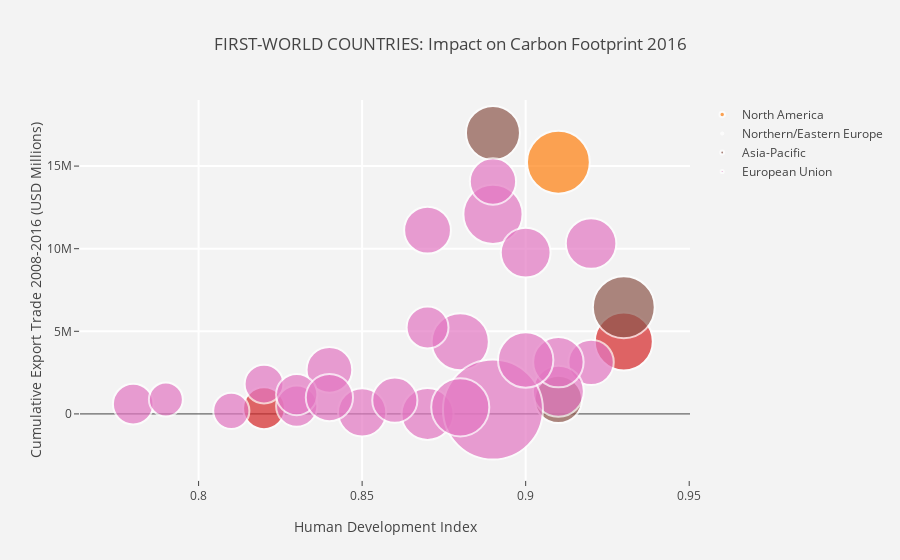

The notebook cell saved with this chart:
### Code cell
import plotly.plotly as py
import plotly.graph_objs as go
from plotly.offline import init_notebook_mode, iplot
init_notebook_mode(connected=True)
import pandas as pd
import math

df_2007 = FIRST_WORLD
df_2007['HDI'].fillna(0, inplace=True)
df_2007['ExpTrade_Mill'].fillna(0, inplace=True)
df_2007['Total Ecological Footprint'].fillna(0, inplace=True)
df_2007['GDP per Capita'].fillna(0, inplace=True)
df_2007["Population (millions)"].fillna(0, inplace=True)
df_2007["Carbon Footprint"].fillna(0, inplace=True)

#slope = 2.666051223553066e-05
hover_text = []
bubble_size = []

for index, row in df_2007.iterrows(): # each row of the df_2007 will be referenced
    hover_text.append(('Country: {country}<br>'+
                      'Total Ecological Footprint: {EcoFoot}<br>'+
                      'GDP per capita: {gdp}<br>'+
                      'Population (Millions): {pop}<br>'+
                      'Year: {year}').format(country=row['Country'],
                                            EcoFoot=row['Total Ecological Footprint'],
                                            gdp=row['GDP per Capita'],
                                            pop=row["Population (millions)"],
                                            year='2016'))
    #bubble_size.append(math.sqrt(row["Population (millions)"]*slope))
    bubble_size.append(row["Carbon Footprint"])

df_2007['text'] = hover_text
df_2007['size'] = bubble_size
sizeref = 2.*max(df_2007['size'])/(100**2)

trace0 = go.Scatter(
    x=df_2007['HDI'][df_2007['Region'] == 'Africa'],
    y=df_2007['ExpTrade_Mill'][df_2007['Region'] == 'Africa'],
    mode='markers',
    name='Africa',
    text=df_2007['text'][df_2007['Region'] == 'Africa'],
    marker=dict(
        symbol='circle',
        sizemode='area',
        sizeref=sizeref,
        size=df_2007['size'][df_2007['Region'] == 'Africa'],
        line=dict(
            width=2
        ),
    )
)
trace1 = go.Scatter(
    x=df_2007['HDI'][df_2007['Region'] == 'North America'],
    y=df_2007['ExpTrade_Mill'][df_2007['Region'] == 'North America'],
    mode='markers',
    name='North America',
    text=df_2007['text'][df_2007['Region'] == 'North America'],
    marker=dict(
        sizemode='area',
        sizeref=sizeref,
        size=df_2007['size'][df_2007['Region'] == 'North America'],
        line=dict(
            width=2
        ),
    )
)
trace2 = go.Scatter(
    x=df_2007['HDI'][df_2007['Region'] == 'Middle East/Central Asia'],
    y=df_2007['ExpTrade_Mill'][df_2007['Region'] == 'Middle East/Central Asia'],
    mode='markers',
    name='Middle East/Central Asia',
    text=df_2007['text'][df_2007['Region'] == 'Middle East/Central Asia'],
    marker=dict(
        sizemode='area',
        sizeref=sizeref,
        size=df_2007['size'][df_2007['Region'] == 'Middle East/Central Asia'],
        line=dict(
            width=2
        ),
    )
)
trace3 = go.Scatter(
    x=df_2007['HDI'][df_2007['Region'] == 'Northern/Eastern Europe'],
    y=df_2007['ExpTrade_Mill'][df_2007['Region'] == 'Northern/Eastern Europe'],
    mode='markers',
    name='Northern/Eastern Europe',
    text=df_2007['text'][df_2007['Region'] == 'Northern/Eastern Europe'],
    marker=dict(
        sizemode='area',
        sizeref=sizeref,
        size=df_2007['size'][df_2007['Region'] == 'Northern/Eastern Europe'],
        line=dict(
            width=2
        ),
    )
)
trace4 = go.Scatter(
    x=df_2007['HDI'][df_2007['Region'] == 'Latin America'],
    y=df_2007['ExpTrade_Mill'][df_2007['Region'] == 'Latin America'],
    mode='markers',
    name='Latin America',
    text=df_2007['text'][df_2007['Region'] == 'Latin America'],
    marker=dict(
        sizemode='area',
        sizeref=sizeref,
        size=df_2007['size'][df_2007['Region'] == 'Latin America'],
        line=dict(
            width=2
        ),
    )
)

trace5 = go.Scatter(
    x=df_2007['HDI'][df_2007['Region'] == 'Asia-Pacific'],
    y=df_2007['ExpTrade_Mill'][df_2007['Region'] == 'Asia-Pacific'],
    mode='markers',
    name='Asia-Pacific',
    text=df_2007['text'][df_2007['Region'] == 'Asia-Pacific'],
    marker=dict(
        sizemode='area',
        sizeref=sizeref,
        size=df_2007['size'][df_2007['Region'] == 'Asia-Pacific'],
        line=dict(
            width=2
        ),
    )
)

trace6 = go.Scatter(
     x=df_2007['HDI'][df_2007['Region'] == 'European Union'],
    y=df_2007['ExpTrade_Mill'][df_2007['Region'] == 'European Union'],
    mode='markers',
    name='European Union',
    text=df_2007['text'][df_2007['Region'] == 'European Union'],
    marker=dict(
        sizemode='area',
        sizeref=sizeref,
        size=df_2007['size'][df_2007['Region'] == 'European Union'],
        line=dict(
            width=2
        ),
    )
)
                      
trace7 = go.Scatter(
    x=df_2007['HDI'][df_2007['Region'] == 'nan'],
    y=df_2007['ExpTrade_Mill'][df_2007['Region'] == 'nan'],
    mode='markers',
    name='nan',
    text=df_2007['text'][df_2007['Region'] == 'nan'],
    marker=dict(
        sizemode='area',
        sizeref=sizeref,
        size=df_2007['size'][df_2007['Region'] == 'nan'],
        line=dict(
            width=2
        ),
    )
)
                      
data = [trace0, trace1, trace2, trace3, trace4, trace5, trace6, trace7]
layout = go.Layout(
    title='FIRST-WORLD COUNTRIES: Impact on Carbon Footprint 2016',
    xaxis=dict(
        title='Human Development Index',
        gridcolor='rgb(255, 255, 255)',
        #range=[0, 1],
        #type='log',
        zerolinewidth=1,
        ticklen=5,
        gridwidth=2,
    ),
    yaxis=dict(
        title='Cumulative Export Trade 2008-2016 (USD Millions)',
        gridcolor='rgb(255, 255, 255)',
        range=[-4000000, 19000000],
        zerolinewidth=1,
        ticklen=5,
        gridwidth=2,
    ),
    paper_bgcolor='rgb(243, 243, 243)',
    plot_bgcolor='rgb(243, 243, 243)',
)

fig = go.Figure(data=data, layout=layout)
iplot(fig)

### Figure 1 — Plotly figure (JSON) as saved in the notebook; plotly's stock layout.template omitted (floating-point values rounded to 4 significant figures)
{"data": [{"marker": {"line": {"width": 2}, "size": [], "sizemode": "area", "sizeref": 0.00253, "symbol": "circle"}, "mode": "markers", "name": "Africa", "text": [], "x": [], "y": [], "type": "scatter", "uid": "b50c6ef7-9d60-4189-a8d7-d4988e1e4475"}, {"marker": {"line": {"width": 2}, "size": [5, 5.9], "sizemode": "area", "sizeref": 0.00253}, "mode": "markers", "name": "North America", "text": ["Country: Canada<br>Total Ecological Footprint: 8.17<br>GDP per capita: $52,145.40<br>Population (Millions): 34.84<br>Year: 2016", "Country: USA<br>Total Ecological Footprint: 8.22<br>GDP per capita: $49,725.00<br>Population (Millions): 317.5<br>Year: 2016"], "x": [0.91, 0.91], "y": [15230000.0, 31700000.0], "type": "scatter", "uid": "3208ca05-2079-4722-ab3e-95c5f91744df"}, {"marker": {"line": {"width": 2}, "size": [], "sizemode": "area", "sizeref": 0.00253}, "mode": "markers", "name": "Middle East/Central Asia", "text": [], "x": [], "y": [], "type": "scatter", "uid": "d67a0800-6d18-4560-81c7-579fe42614a7"}, {"marker": {"line": {"width": 2}, "size": [2.21, 0, 4.26], "sizemode": "area", "sizeref": 0.00253}, "mode": "markers", "name": "Northern/Eastern Europe", "text": ["Country: Croatia<br>Total Ecological Footprint: 3.92<br>GDP per capita: $14,522.80<br>Population (Millions): 4.31<br>Year: 2016", "Country: Norway<br>Total Ecological Footprint: 4.98<br>GDP per capita: $100,172.00<br>Population (Millions): 4.99<br>Year: 2016", "Country: Switzerland<br>Total Ecological Footprint: 5.79<br>GDP per capita: $88,506.20<br>Population (Millions): 8.0<br>Year: 2016"], "x": [0.82, 0.94, 0.93], "y": [342300.0, 2429000.0, 4381000.0], "type": "scatter", "uid": "d770ad81-19b5-43e5-9387-7dc2f70dd6da"}, {"marker": {"line": {"width": 2}, "size": [], "sizemode": "area", "sizeref": 0.00253}, "mode": "markers", "name": "Latin America", "text": [], "x": [], "y": [], "type": "scatter", "uid": "a5622703-1567-4515-b177-59d5871d78fb"}, {"marker": {"line": {"width": 2}, "size": [4.85, 3.69, 2.84], "sizemode": "area", "sizeref": 0.00253}, "mode": "markers", "name": "Asia-Pacific", "text": ["Country: Australia<br>Total Ecological Footprint: 9.31<br>GDP per capita: $66,604.20<br>Population (Millions): 23.05<br>Year: 2016", "Country: Japan<br>Total Ecological Footprint: 5.02<br>GDP per capita: $46,201.60<br>Population (Millions): 127.25<br>Year: 2016", "Country: New Zealand<br>Total Ecological Footprint: 5.6<br>GDP per capita: $37,488.30<br>Population (Millions): 4.46<br>Year: 2016"], "x": [0.93, 0.89, 0.91], "y": [6457000.0, 17000000.0, 877000.0], "type": "scatter", "uid": "c7d0c70c-9d9a-4eae-843a-a9c8225bb952"}, {"marker": {"line": {"width": 2}, "size": [4.14, 4.43, 2.08, 2.94, 3.42, 2.6, 0, 2.71, 3.28, 3.28, 2.58, 1.9, 3.22, 2.77, 1.66, 2.15, 12.65, 3.23, 2.64, 2.15, 1.46, 2.82, 4.27, 2.22, 3.88, 3.14], "sizemode": "area", "sizeref": 0.00253}, "mode": "markers", "name": "European Union", "text": ["Country: Austria<br>Total Ecological Footprint: 6.06<br>GDP per capita: $51,274.10<br>Population (Millions): 8.46<br>Year: 2016", "Country: Belgium<br>Total Ecological Footprint: 7.44<br>GDP per capita: $48,053.30<br>Population (Millions): 11.06<br>Year: 2016", "Country: Bulgaria<br>Total Ecological Footprint: 3.32<br>GDP per capita: $7,615.28<br>Population (Millions): 7.28<br>Year: 2016", "Country: Cyprus<br>Total Ecological Footprint: 4.21<br>GDP per capita: $31,454.70<br>Population (Millions): 1.13<br>Year: 2016", "Country: Czech Republic<br>Total Ecological Footprint: 5.19<br>GDP per capita: $21,676.30<br>Population (Millions): 10.66<br>Year: 2016", "Country: Denmark<br>Total Ecological Footprint: 5.51<br>GDP per capita: $61,413.60<br>Population (Millions): 5.6<br>Year: 2016", "Country: Estonia<br>Total Ecological Footprint: 6.86<br>GDP per capita: $17,304.40<br>Population (Millions): 1.29<br>Year: 2016", "Country: France<br>Total Ecological Footprint: 5.14<br>GDP per capita: $45,430.30<br>Population (Millions): 63.98<br>Year: 2016", "Country: Germany<br>Total Ecological Footprint: 5.3<br>GDP per capita: $46,822.40<br>Population (Millions): 82.8<br>Year: 2016", "Country: Germany<br>Total Ecological Footprint: 5.3<br>GDP per capita: $46,822.40<br>Population (Millions): 82.8<br>Year: 2016", "Country: Greece<br>Total Ecological Footprint: 4.38<br>GDP per capita: $25,987.40<br>Population (Millions): 11.12<br>Year: 2016", "Country: Hungary<br>Total Ecological Footprint: 2.92<br>GDP per capita: $13,964.20<br>Population (Millions): 9.98<br>Year: 2016", "Country: Ireland<br>Total Ecological Footprint: 5.57<br>GDP per capita: $52,853.60<br>Population (Millions): 4.58<br>Year: 2016", "Country: Italy<br>Total Ecological Footprint: 4.61<br>GDP per capita: $38,412.00<br>Population (Millions): 60.92<br>Year: 2016", "Country: Latvia<br>Total Ecological Footprint: 6.29<br>GDP per capita: $13,732.00<br>Population (Millions): 2.06<br>Year: 2016", "Country: Lithuania<br>Total Ecological Footprint: 5.83<br>GDP per capita: $14,373.70<br>Population (Millions): 3.03<br>Year: 2016", "Country: Luxembourg<br>Total Ecological Footprint: 15.82<br>GDP per capita: $114,665.00<br>Population (Millions): 0.52<br>Year: 2016", "Country: Netherlands<br>Total Ecological Footprint: 5.28<br>GDP per capita: $53,589.90<br>Population (Millions): 16.71<br>Year: 2016", "Country: Poland<br>Total Ecological Footprint: 4.44<br>GDP per capita: $13,769.50<br>Population (Millions): 38.21<br>Year: 2016", "Country: Portugal<br>Total Ecological Footprint: 3.88<br>GDP per capita: $23,217.30<br>Population (Millions): 10.6<br>Year: 2016", "Country: Romania<br>Total Ecological Footprint: 2.71<br>GDP per capita: $9,213.94<br>Population (Millions): 21.76<br>Year: 2016", "Country: Slovakia<br>Total Ecological Footprint: 4.06<br>GDP per capita: $18,103.10<br>Population (Millions): 5.45<br>Year: 2016", "Country: Slovenia<br>Total Ecological Footprint: 5.81<br>GDP per capita: $25,040.50<br>Population (Millions): 2.07<br>Year: 2016", "Country: Spain<br>Total Ecological Footprint: 3.67<br>GDP per capita: $32,008.70<br>Population (Millions): 46.76<br>Year: 2016", "Country: Sweden<br>Total Ecological Footprint: 7.25<br>GDP per capita: $59,381.90<br>Population (Millions): 9.51<br>Year: 2016", "Country: United Kingdom<br>Total Ecological Footprint: 4.94<br>GDP per capita: $40,980.50<br>Population (Millions): 63.03<br>Year: 2016"], "x": [0.88, 0.89, 0.78, 0.85, 0.87, 0.92, 0.85, 0.89, 0.91, 0.91, 0.86, 0.82, 0.91, 0.87, 0.81, 0.83, 0.89, 0.92, 0.84, 0.83, 0.79, 0.84, 0.88, 0.87, 0.9, 0.9], "y": [4367000.0, 12080000.0, 592500.0, 94880.0, 0, 3120000.0, 313200.0, 14070000.0, 1373000.0, 30690000.0, 831100.0, 1805000.0, 3135000.0, 11120000.0, 187300.0, 474100.0, 266700.0, 10310000.0, 2670000.0, 1172000.0, 871500.0, 991600.0, 397200.0, 5234000.0, 3263000.0, 9763000.0], "type": "scatter", "uid": "70ecea8d-0f26-4db1-a5d1-4f80a0fe529f"}, {"marker": {"line": {"width": 2}, "size": [], "sizemode": "area", "sizeref": 0.00253}, "mode": "markers", "name": "nan", "text": [], "x": [], "y": [], "type": "scatter", "uid": "5ddb042d-2824-4606-8eb3-45c35266d065"}], "layout": {"paper_bgcolor": "rgb(243, 243, 243)", "plot_bgcolor": "rgb(243, 243, 243)", "title": {"text": "FIRST-WORLD COUNTRIES: Impact on Carbon Footprint 2016"}, "xaxis": {"gridcolor": "rgb(255, 255, 255)", "gridwidth": 2, "ticklen": 5, "title": {"text": "Human Development Index"}, "zerolinewidth": 1, "type": "linear", "range": [0.7624, 0.9519], "autorange": true}, "yaxis": {"gridcolor": "rgb(255, 255, 255)", "gridwidth": 2, "range": [-4000000, 19000000], "ticklen": 5, "title": {"text": "Cumulative Export Trade 2008-2016 (USD Millions)"}, "zerolinewidth": 1, "type": "linear"}, "autosize": true}}
